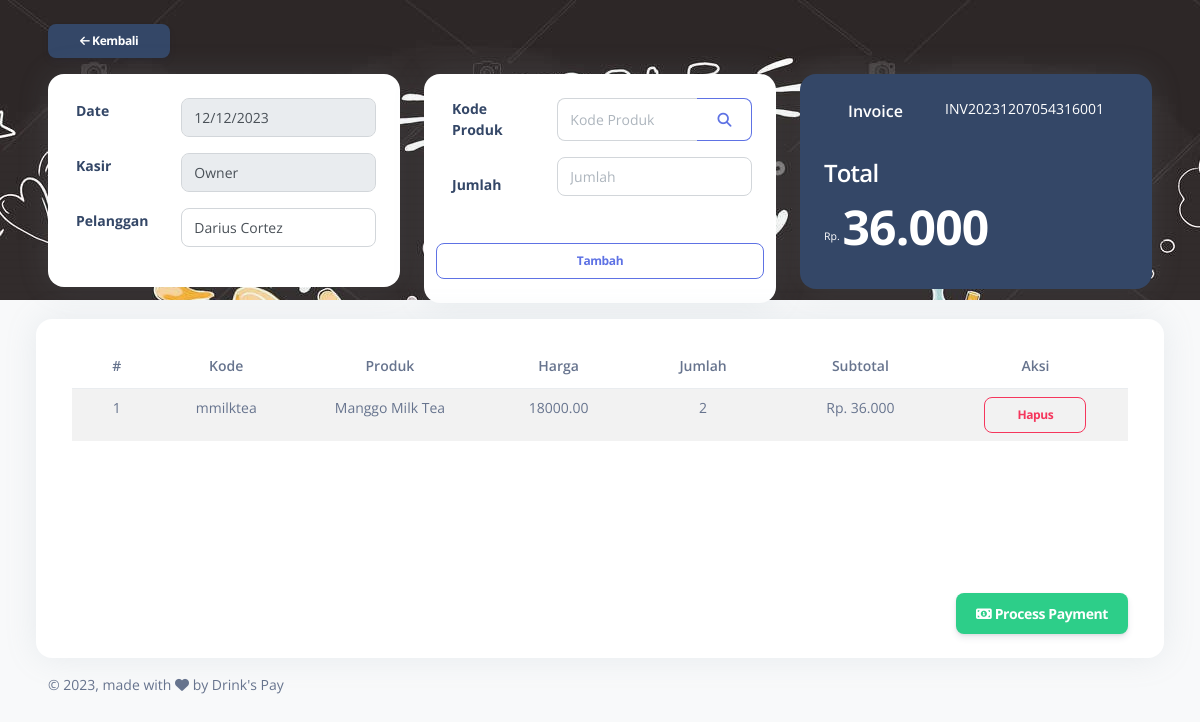
Page /index.php?page=order (signed in) on the committed database.
### tables this page shows
CREATE TABLE `transaksi` (
  `id` int NOT NULL,
  `invoice` varchar(50) NOT NULL,
  `tanggal` date NOT NULL,
  `kasir_id` int NOT NULL,
  `konsumen_id` int NOT NULL,
  `produk_id` int NOT NULL,
  `jumlah` int NOT NULL,
  `total` decimal(10,2) NOT NULL,
  `status` varchar(50) NOT NULL
);

CREATE TABLE `produk` (
  `id` int NOT NULL,
  `name` varchar(255) NOT NULL,
  `kode` varchar(30) NOT NULL,
  `kategori_id` int NOT NULL,
  `harga` decimal(10,2) NOT NULL,
  `stok` int NOT NULL,
  `image` varchar(255) DEFAULT NULL,
  `updated_at` timestamp NOT NULL DEFAULT CURRENT_TIMESTAMP
);

### page/transaksi/order.php (the view, shortened to what this page needs)
<?php
$tanggal = date('Y-m-d');
$kasir = $_SESSION['user']['name'];
$kasir_id = $_SESSION['user']['id'];
$checkInvoice = mysqli_query($konek, "SELECT * FROM transaksi WHERE kasir_id = $kasir_id AND status = 'pending' LIMIT 1");
if (mysqli_num_rows($checkInvoice) > 0) {
    $row = mysqli_fetch_assoc($checkInvoice);
    $invoice = $row['invoice'];
} else {
    $invoice = 'INV' . date('Ymdhis') . '001';
}
$sql = "SELECT konsumen.id, konsumen.name, transaksi.konsumen_id as konsumen_id, SUM(transaksi.total) as total
        FROM konsumen
        LEFT JOIN transaksi ON konsumen.id = transaksi.konsumen_id AND transaksi.status = 'pending'
        GROUP BY konsumen.id, konsumen.name";
$result = mysqli_query($konek, $sql);
$options = '';
$total = 0;
while ($row = mysqli_fetch_assoc($result)) {
    $total += $row['total'] ? $row['total'] : 0;
    $selected = ($row['konsumen_id'] == $row['id']) ? 'selected' : '';
    $options .= '<option value="' . $row['id'] . '" ' . $selected . '>' . $row['name'] . '</option>';
}
?>
<div class="container-fluid">
    <button class="btn btn-dark mb-3 btn-sm mb-0 btn-sm" type="button" onclick="window.location.href='index.php?page=transaksi'">
        <i class="fa fa-arrow-left"></i> Kembali
    </button>
    <form method="POST" id="formOrder" action="./proses/prosesTambah.php">
        <div class="row ">
            <div class="col-md-4 col-12 ">
                <div class="card ">
                    <div class="card-body">
                        <div class="row">
                            <div class="col-md-4">
                                <div class="mb-4">
                                    <label for="tanggal" class="form-label text-sm">Date</label>
                                </div>
                                <div class="mb-4">
                                    <label for="kasir" class="form-label text-sm">Kasir</label>
                                </div>
                                <div class="mb-4">
                                    <label for="pelanggan" class="form-label text-sm">Pelanggan</label>
                                </div>
                            </div>
                            <div class="col-md-8">
                                <div class="mb-3">
                                    <input type="date" class="form-control   text-sm" readonly name="tanggal" value="<?php echo $tanggal ?>" id="tanggal" required>
                                </div>
                                <div class="mb-3">
                                    <input type="text" class="form-control   text-sm" readonly name="kasir" id="kasir" value="<?php echo $kasir ?>" required>
                                </div>
                                <div class="mb-3">
                                    <select name="pelanggan" id="pelanggan" class="form-control   text-sm" required>
                                        <?php echo $options; ?>
                                    </select>
                                </div>
                            </div>
                        </div>
                    </div>
                </div>
            </div>
            <div class="col-md-4 col-12">
                <div class="card ">
                    <div class="card-body">
                        <div class="row">
                            <div class="col-md-4">
                                <div class="mb-4">
                                    <label for="tanggal" class="form-label text-sm">Kode Produk</label>
                                </div>
                                <div class="mb-4">
                                    <label for="kasir" class="form-label text-sm">Jumlah</label>
                                </div>
                            </div>
                            <div class="col-md-8">
                                <div class="mb-3">
                                    <div class="input-group mb-3">
                                        <input type="text" class="form-control text-sm" name="kode" placeholder="Kode Produk" aria-label="Kode Produk" aria-describedby="kode-produk" id="kodeProduk" required>
                                        <button class="btn btn-outline-primary mb-0" type="button" data-bs-toggle="modal" data-bs-target="#modalProduk">
                                            <i class="fa fa-search"></i>
                                        </button>
                                    </div>
                                </div>
                                <div class="mb-3">
                                    <input type="number" class="form-control text-sm" name="jumlah" placeholder="Jumlah" autofocus aria-label="Jumlah" id="jumlah" required>
                                </div>
                            </div>
                            <button class="btn btn-outline-primary btn-sm mb-0 mt-3 btn-sm" type="submit" id="tambah">Tambah</button>
                        </div>
                    </div>
                </div>
            </div>
            <div class="col-md-4  col-12  text-sm">
                <div class="card bg-dark">
                    <div class="card-body">
                        <div class="card-body d-sm-flex pt-0">
                            <div class="d-flex align-items-center mb-sm-0 mb-4">
                                <h6 class="mb-2 text-white ">Invoice</h6>
                            </div>
                            <span class="text-white ms-auto "><?php echo $invoice ?></span>
                        </div>
                        <div class="mb-2">
                            <h4 class="mb-2 text-white ">Total</h4>
                            <sup class="text-white text-end ">Rp. </sup> <span class="h1 text-white">
                                <?php echo number_format($total, 0, ',', '.') ?>
                            </span>
                        </div>
                    </div>
                </div>
            </div>
        </div>
    </form>
    <div class="row pt-3">
        <div class="card text-sm">
            <div class="card-body">
                <div class="table-responsive table-wrapper-scroll-y" style="overflow: auto;height: 250px;">
                    <table class="table table-striped text-center" id="table">
                        <thead>
                            <tr>
                                <th scope="col">#</th>
                                <th scope="col">Kode</th>
                                <th scope="col">Produk</th>
                                <th scope="col">Harga</th>
                                <th scope="col">Jumlah</th>
                                <th scope="col">Subtotal</th>
                                <th scope="col">Aksi</th>
                            </tr>
                        </thead>
                        <tbody id="tbody">
                            <?php
                            $kasir_id = $_SESSION["user"]["id"];
                            $transaksi = mysqli_query($konek, "SELECT
                                transaksi.id as id,
                                produk.kode,
                                produk.name as name,
                                produk.harga as harga,
                                transaksi.jumlah as jumlah,
                                transaksi.total as total
                             FROM transaksi
                                  JOIN produk ON transaksi.produk_id = produk.id
                                  WHERE transaksi.status = 'pending' AND transaksi.kasir_id = $kasir_id");
                            if (mysqli_num_rows($transaksi) > 0) {
                                $no = 1;
                                while ($row = mysqli_fetch_assoc($transaksi)) {
                                    echo '<tr>
                                    <td>' . $no++ . '</td>
                                    <td>' . $row['kode'] . '</td>
                                    <td>' . $row['name'] . '</td>
                                    <td>' . $row['harga'] . '</td>
                                    <td>' . $row['jumlah'] . '</td>
                                    <td> Rp. ' . number_format($row['total'], 0, ',', '.') . '</td>
                                     <td><a href="proses/prosesHapus.php?op=produkOrder&id=' . $row['id'] . '" onclick="return confirm(\'Anda yakin ingin menghapus produk ini?\');" class="btn btn-outline-danger btn-sm mb-0" type="button" id="hapus">Hapus</a></td>
                                </tr>';
                                }
                            } else {
                                echo '<tr>
                                    <td colspan="7">Tidak ada data</td>
                                </tr>';
                            }
                            ?>
                        </tbody>
                    </table>
                </div>
                <div class="d-flex justify-content-end">
                    <form action="./proses/prosesUbah.php" method="POST">
                        <button class="btn btn-success btn-md mb-0" type="submit" id="bayar">
                            <i class="fa fa-money"></i> Process Payment
                        </button>
                    </form>
                </div>
            </div>
        </div>
    </div>
</div>

### rows in the picture
transaksi: invoice "INV20231207054316001", produk.kode "mmilktea", produk.name "Manggo Milk Tea", produk.harga "18000.00", jumlah "2", total "36.000"

### other values in the picture
$total "36.000"
form field pelanggan "Darius Cortez"
